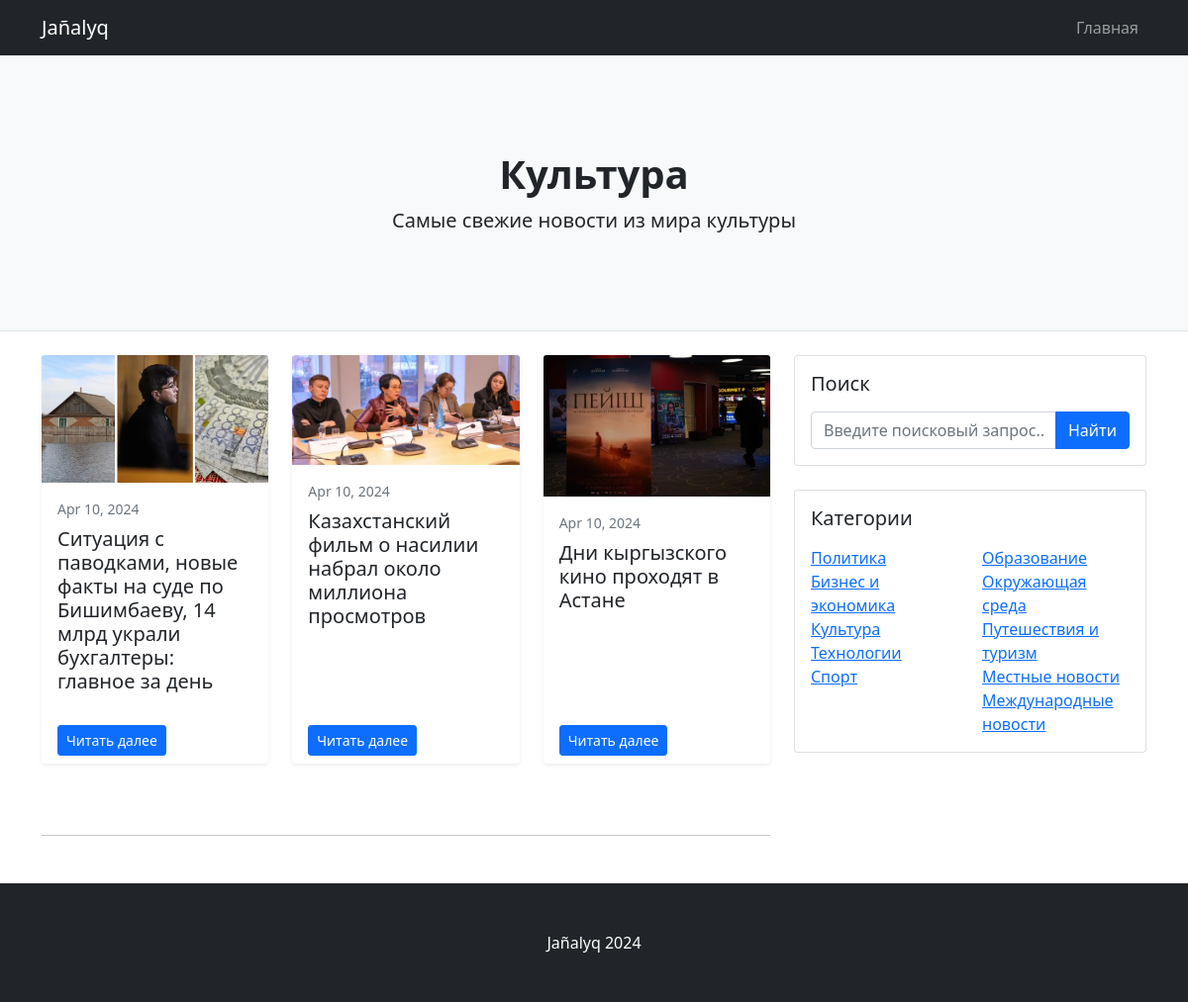
Screenshot of /culture/ with the database file from the repository.
### core/models.py (models this page shows, shortened)
class Post(models.Model):
    title = models.CharField(max_length=100, verbose_name='Заголовок поста')
    categories = models.ManyToManyField(Category, verbose_name='Категории')
    thumbnail = models.ImageField(upload_to='thumbnails/')
    body = RichTextUploadingField(verbose_name='Содержание поста')
    created = models.DateTimeField(auto_now_add=True)

### core/views.py (the view)
# urls.py: path('culture/', views.culture, name='culture'),
def culture(request):
    culture_posts = Post.objects.filter(categories__name='culture')
    return render(request, 'core/culture.html', {'culture_posts': culture_posts})

### core/templates/core/culture.html (shortened to what this page needs)
{% load static %}
<!DOCTYPE html>
<html lang="en">
<head>
    <link href="{% static 'css/styles.css' %}" rel="stylesheet">
</head>
<body>
<nav class="navbar navbar-expand-lg navbar-dark bg-dark">
    <div class="container">
        <a class="navbar-brand" href="#!">Jañalyq</a>
        <div class="collapse navbar-collapse" id="navbarSupportedContent">
            <ul class="navbar-nav ms-auto mb-2 mb-lg-0">
                <li class="nav-item"><a class="nav-link" href="{% url 'index' %}">Главная</a></li>
            </ul>
        </div>
    </div>
</nav>
<header class="py-5 bg-light border-bottom mb-4">
    <div class="container">
        <div class="text-center my-5">
            <h1 class="fw-bolder">Культура</h1>
            <p class="lead mb-0">Самые свежие новости из мира культуры</p>
        </div>
    </div>
</header>
<div class="container">
    <div class="row">
        <div class="col-lg-8">
            <div class="row row-cols-1 row-cols-md-2 row-cols-lg-3 g-4">
                {% for post in culture_posts %}
                <div class="col-md-6 mb-4">
                    <div class="card shadow-sm border-0 h-100">
                        <img class="card-img-top" src="{{ post.thumbnail.url }}" alt="...">
                        <div class="card-body">
                            <p class="small text-muted mb-2">{{ post.created|date:"M d, Y" }}</p>
                            <h2 class="card-title h5">{{ post.title }}</h2>
                        </div>
                        <div class="card-footer bg-transparent border-0">
                            <a class="btn btn-primary btn-sm" href="{% url 'post_detail' post.pk %}">Читать далее </a>
                        </div>
                    </div>
                </div>
                {% endfor %}
            </div>
            <nav aria-label="Pagination pt-5">
                <hr class="my-0 mt-5">
            </nav>
        </div>
        <div class="col-lg-4">
            <div class="card mb-4">
    <div class="card-body">
        <h5 class="card-title mb-3">Поиск</h5>
        <form class="input-group" action="{% url 'search_results' %}" method="get">
            <input class="form-control" type="text" name="q" placeholder="Введите поисковый запрос..." aria-label="Введите поисковый запрос..." aria-describedby="button-search">
            <button class="btn btn-primary" id="button-search" type="submit">Найти</button>
        </form>
    </div>
</div>
            <div class="card mb-4">
                <div class="card-body">
                    <h5 class="card-title mb-3">Категории</h5>
                    <div class="row">
                        <div class="col-sm-6">
                            <ul class="list-unstyled mb-0">
                                <li><a href="{% url 'politics' %}">Политика</a></li>
                                <li><a href="{% url 'business' %}">Бизнес и экономика</a></li>
                                <li><a href="{% url 'culture' %}">Культура</a></li>
                                <li><a href="{% url 'technology' %}">Технологии</a></li>
                                <li><a href="{% url 'sports' %}">Спорт</a></li>
                            </ul>
                        </div>
                        <div class="col-sm-6">
                            <ul class="list-unstyled mb-0">
                                <li><a href="{% url 'education' %}">Образование</a></li>
                                <li><a href="{% url 'environment' %}">Окружающая среда</a></li>
                                <li><a href="{% url 'travel' %}">Путешествия и туризм</a></li>
                                <li><a href="{% url 'local_news' %}">Местные новости</a></li>
                                <li><a href="{% url 'international_news' %}">Международные новости</a></li>
                            </ul>
                        </div>
                    </div>
                </div>
            </div>
        </div>
    </div>
</div>
<footer class="py-5 bg-dark">
    <div class="container"><p class="m-0 text-center text-white">Jañalyq 2024</p></div>
</footer>
</body>
</html>

### rows the page displays
Post: thumbnail (picture), created "Apr 10, 2024", title "Ситуация с паводками, новые факты на суде по Бишимбаеву, 14 млрд украли бухгалтеры: главное за день"
Post: thumbnail (picture), created "Apr 10, 2024", title "Казахстанский фильм о насилии набрал около миллиона просмотров"
Post: thumbnail (picture), created "Apr 10, 2024", title "Дни кыргызского кино проходят в Астане"
